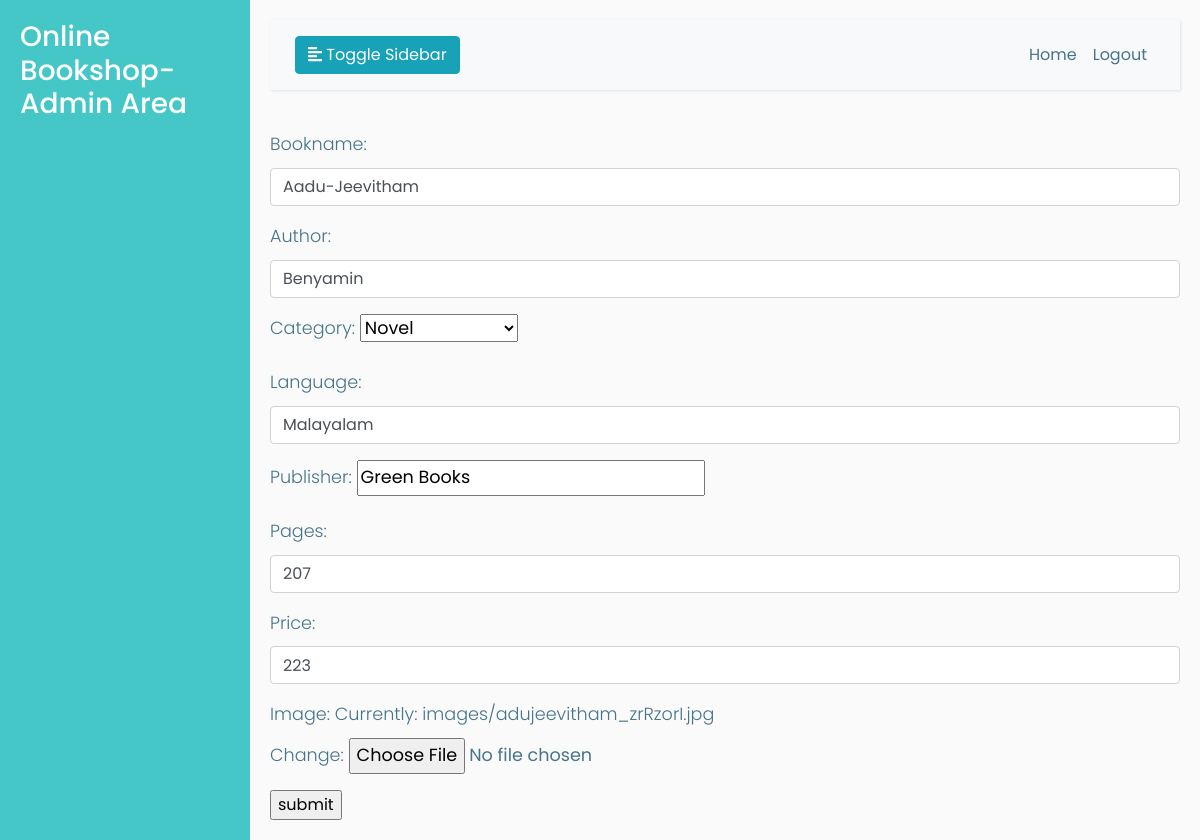
Screenshot of /adminapp/bookedit/1 with the database file from the repository.
### adminapp/models.py (models this page shows, shortened)
class Book(models.Model):
    bookname=models.CharField(max_length=120)
    author=models.CharField(max_length=100)
    category=models.ForeignKey(BookCategory,on_delete=models.CASCADE)
    language=models.CharField(max_length=100)
    publisher=models.CharField(max_length=100)
    pages=models.IntegerField()
    price=models.IntegerField()
    image=models.ImageField(upload_to="images/")

### adminapp/views.py (the view)
# urls.py: path('bookedit/<int:pk>',BookEdit,name="bookedit"),
def BookEdit(request,pk):
    obj = Book.objects.get(id=pk)
    forms=BookCreateForm(instance=obj)
    context={}
    context['form']=forms
    if request.method=="POST":
        ob = Book.objects.get(id=pk)
        form = BookCreateForm(instance=ob, data=request.POST,files=request.FILES)
        if form.is_valid():
            form.save()
        return redirect("bookonstock")
    return render(request, "adminapp/bookedit.html", context)

### adminapp/forms.py
class BookCreateForm(ModelForm):
    class Meta:
        model=Book
        fields='__all__'
        widgets={
            'bookname': forms.TextInput(attrs={'class': 'form-control'}),
            'author': forms.TextInput(attrs={'class': 'form-control'}),
            'language': forms.TextInput(attrs={'class': 'form-control'}),
            'pages': forms.TextInput(attrs={'class': 'form-control'}),
            'price': forms.TextInput(attrs={'class': 'form-control'}),
            'cart_status': forms.HiddenInput(),
        }

### adminapp/models.py (called while the page is built)
    def __str__(self):
        return self.category_name

### adminapp/templates/adminapp/bookedit.html (shortened to what this page needs)
<!DOCTYPE html>
{% extends "adminapp/create_edit_base.html" %}
{% block body_block %}
<form method="post"enctype="multipart/form-data">
    {{form.as_p}}
    <input type="submit"value="submit">
</form>
{% endblock %}

### adminapp/static/css/style.css (style rules this page uses)
body { font-family: 'Poppins', sans-serif; background: #fafafa; }
p { font-family: 'Poppins', sans-serif; font-size: 1.1em; font-weight: 300; line-height: 1.7em; color: #47748b; }
a, a:hover, a:focus { color: inherit; text-decoration: none; transition: all 0.3s; }

### rows the page displays
Book: bookname "Aadu-Jeevitham", author "Benyamin", category "Novel", language "Malayalam", publisher "Green Books", pages "207", price "223"
